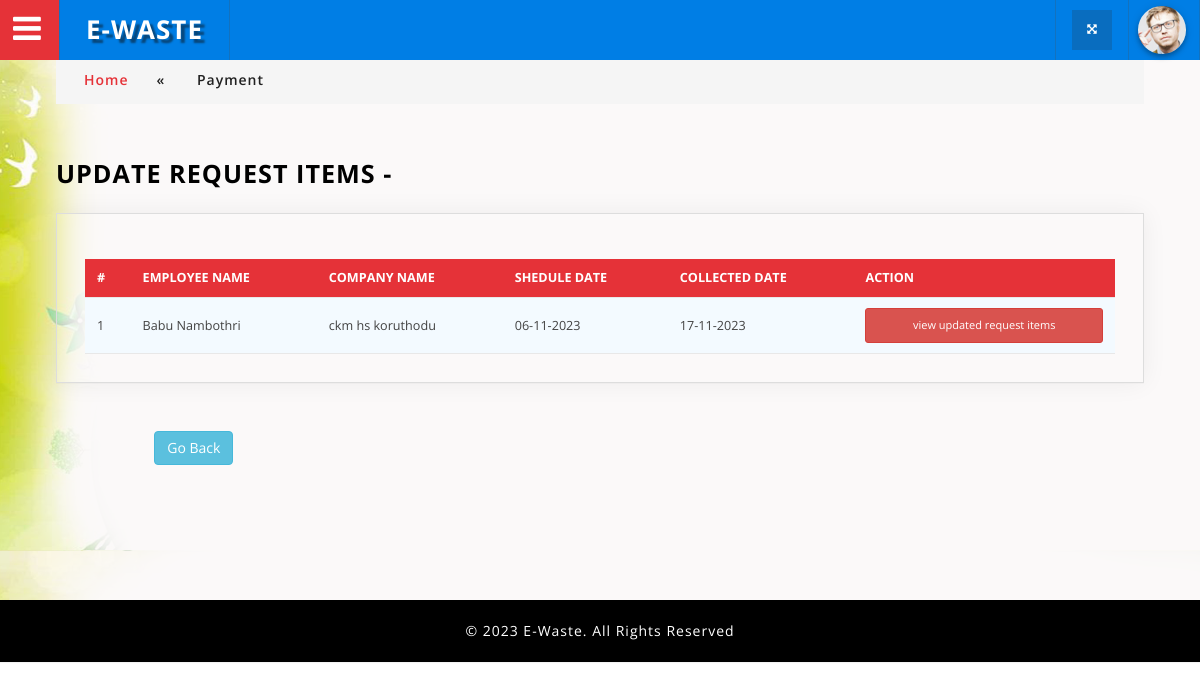
Screenshot of /admin/view_update_amount.php (signed in) with the database file from the repository.
### tables this page shows
CREATE TABLE IF NOT EXISTS `schedule_employee` (
  `sch_emp_id` int NOT NULL AUTO_INCREMENT,
  `req_id` int NOT NULL,
  `emp_id` int NOT NULL,
  `sch_date` date NOT NULL,
  `collected_date` date DEFAULT NULL,
  `sch_status` varchar(10) NOT NULL,
  PRIMARY KEY (`sch_emp_id`)
);

CREATE TABLE IF NOT EXISTS `employee` (
  `emp_id` int NOT NULL AUTO_INCREMENT,
  `employee_type` varchar(200) NOT NULL,
  `emp_name` varchar(50) NOT NULL,
  `phone` varchar(50) NOT NULL,
  `gender` varchar(10) NOT NULL,
  `city` varchar(30) NOT NULL,
  `email` varchar(50) NOT NULL,
  `district` varchar(30) NOT NULL,
  PRIMARY KEY (`emp_id`)
);

CREATE TABLE IF NOT EXISTS `customers` (
  `cust_id` int NOT NULL AUTO_INCREMENT,
  `com_cat_id` int NOT NULL,
  `pincode` varchar(10) NOT NULL,
  `company_name` varchar(50) NOT NULL,
  `location` varchar(50) NOT NULL,
  `state` varchar(50) NOT NULL,
  `city` varchar(50) NOT NULL,
  `phone` varchar(20) NOT NULL,
  `added_by` varchar(100) NOT NULL,
  `email` varchar(60) NOT NULL,
  PRIMARY KEY (`cust_id`)
);

### connectionclass.php (called while the page is built, shortened)
<?php
class Connectionclass
{
	public $db = null;
 public function open()
  {
    $dbname ="ewaste1";
  	 $this->db = mysqli_connect("localhost","root","","$dbname") or die('Error connecting to MySQL server.');
  }
  public function GetTable($qry)
 {
 	try
	{
		$result=mysqli_query($this->db,$qry);
		if($result)
		{
			$data = array();
			while ($row = mysqli_fetch_assoc($result))
			{
				$data[] = $row;
			}
			return $data;
		}
		else
			throw new Exception(mysqli_error($this->db));
	}
	catch(Exception $e)
	{
		return $e->getMessage();
	}
 }
}
?>

### admin/view_update_amount.php (the view, shortened to what this page needs)
<?php
require_once('../ConnectionClass.php');
require_once('header.php');
$obj=new connectionclass();
$qry1="select * from schedule_employee inner join employee on schedule_employee.emp_id=employee.emp_id where sch_status = 'update'";
$result=$obj->GetTable($qry1);
$qry1="select * from schedule_employee inner join selling_request on schedule_employee.req_id=selling_request.request_id inner join customers on selling_request.comp_email=customers.email where sch_status = 'update'";
$resul=$obj->GetTable($qry1);
?>
<div class="inner_content" style="background-image: url(images/home1.png);">
						<div class="w3l_agileits_breadcrumbs">
							<div class="w3l_agileits_breadcrumbs_inner">
								<ul>
									<li><a href="index.php">Home</a><span>«</span></li>
									<li>Payment </li>
								</ul>
							</div>
						</div>
					<div class="inner_content_w3_agile_info two_in">
					  <h2 class="w3_inner_tittle">update Request Items - <?php
					  ?></h2>
									<div class="agile-tables">
										<div class="w3l-table-info agile_info_shadow">
											<table id="table">
											<thead>
											  <tr>
											  	<th>#</th>
												<th>Employee Name</th>
                                                <th>Company Name</th>
												<th>shedule date</th>
                                                <th>Collected date</th>
												<th>action</th>
											  </tr>
											</thead>
											<tbody>
												<?php
												if(count($result)>0)
												{
												$i=0;
												foreach ($result as $r)
												{
													$i++;
													$formattedDate1 = (new DateTime($r["sch_date"]))->format("d-m-Y");
													$formattedDate2 = (new DateTime($r["collected_date"]))->format("d-m-Y");
													?>
											  <tr>
												<td><?php echo $i;?></td>
												<td><?php echo $r["emp_name"];?></td>
												<?php
												foreach ($resul as $res)
												{
													?>
                                                <td><?php echo $res["company_name"];?></td>
                                               <?php } ?>
                                                <td><?php echo $formattedDate1;?></td>
                                                <td><?php echo $formattedDate2;?></td>
                                                <td><a href="view_update_amount_req_item.php?id=<?php echo $r['req_id'];?>" class="btn btn-danger btn-block btn-xs" > view updated request items </a></td>
											  </tr>
											 <?php
											}}
											?>
											</tbody>
										  </table>
								</div>
						</div>
							<a href="#" onclick="goBackToPage()" class="btn btn-info">Go Back</a>
				    </div>
				</div>
		<?php
require_once('footer.php');
?>

### admin/css/table-style.css (style rules this page uses)
table { background: white; border-collapse: collapse; margin: 1.25em 0 0; width: 100%; }
table tr, table th, table td { border: none; border-bottom: 1px solid #e8e8e8; font-size: .95em; }
table th, table td { padding: 10px 12px; text-align: left; }
table th { background: #e53238; color: #fff; text-transform: uppercase; }
table tr td { background: #f3faff; color: #424242; }
table { width: 100%; }

### admin/css/component.css (style rules this page uses)
*, *:after, *::before { -webkit-box-sizing: border-box; -moz-box-sizing: border-box; box-sizing: border-box; }

### admin/css/style.css (style rules this page uses)
body { margin:0; padding:0; background:#fff; font-family: 'Open Sans', sans-serif; }
h1,h2,h3,h4,h5,h6 { margin:0; font-family: 'Open Sans', sans-serif; }
ul { margin:0; padding:0; }
p,ul,ol { font-size:14px; }
input[type="submit"],a,.nbs-flexisel-nav-left,.nbs-flexisel-nav-right { transition:.5s ease-in; -webkit-transition:.5s ease-in; -moz-transition:.5s ease-in; -o-transition:.5s ease-in; -ms-transition:.5s ease-in; }
.inner_content { padding: 4em 4em; min-height: 600px; }
.agile_info_shadow { padding: 1em; box-shadow: 0 0px 24px 0 rgba(0, 0, 0, 0.06), 0 1px 0px 0 rgba(0, 0, 0, 0.02); -webkit-box-shadow: 0 0px 24px 0 rgba(0, 0, 0, 0.06), 0 1px 0px 0 rgba(0, 0, 0, 0.02); -moz-box-shadow: 0 0px 24px 0 rgba(0, 0, 0, 0.06), 0 1px 0px 0 rgba(0, 0, 0, 0.02); -o-box-shadow:0 0px 24px 0 rgba(0, 0, 0, 0.06), 0 1px 0px 0 rgba(0, 0, 0, 0.02); border: 1px solid #ddd; }
.inner_content_w3_agile_info { margin-top:4.5em; }
.inner_content_w3_agile_info.two_in { margin-top: 4em; }
.w3l_agileits_breadcrumbs { padding:1em 0; background:#f5f5f5; }
.w3l_agileits_breadcrumbs ul li { display:inline-block; color:#212121; font-weight:600; font-family: 'Open Sans', sans-serif; letter-spacing:1px; }
.w3l_agileits_breadcrumbs ul li a { color: #e53238; text-decoration:none; font-family: 'Open Sans', sans-serif; }
.w3l_agileits_breadcrumbs ul li span { padding:0 2em; }
.w3l_agileits_breadcrumbs_inner { padding: 0 2em; }
h2.w3_inner_tittle { text-transform: uppercase; color: #000; margin: 0.5em 0 1em 0; font-weight: 700; font-size: 1.8em; letter-spacing: 1px; }
.btn-block { display: block; width: 100%; }
.btn-xs, .btn-group-xs > .btn { padding: 8px 8px; font-size: 11px; line-height: 1.5; border-radius: 3px; }
.sub_agile_btn.agile_info_shadow,.agile-validation.agile_info_shadow ,.w3l-table-info.agile_info_shadow,.page_w3ls_cal,.agile_info_icons_wthree { padding: 2em; }
.w3l-table-info.agile_info_shadow { margin-bottom: 2em; }

### rows the page displays
schedule_employee: emp.emp_name "Babu Nambothri", customers.company_name "ckm hs koruthodu", sch_date "06-11-2023", collected_date "17-11-2023"
